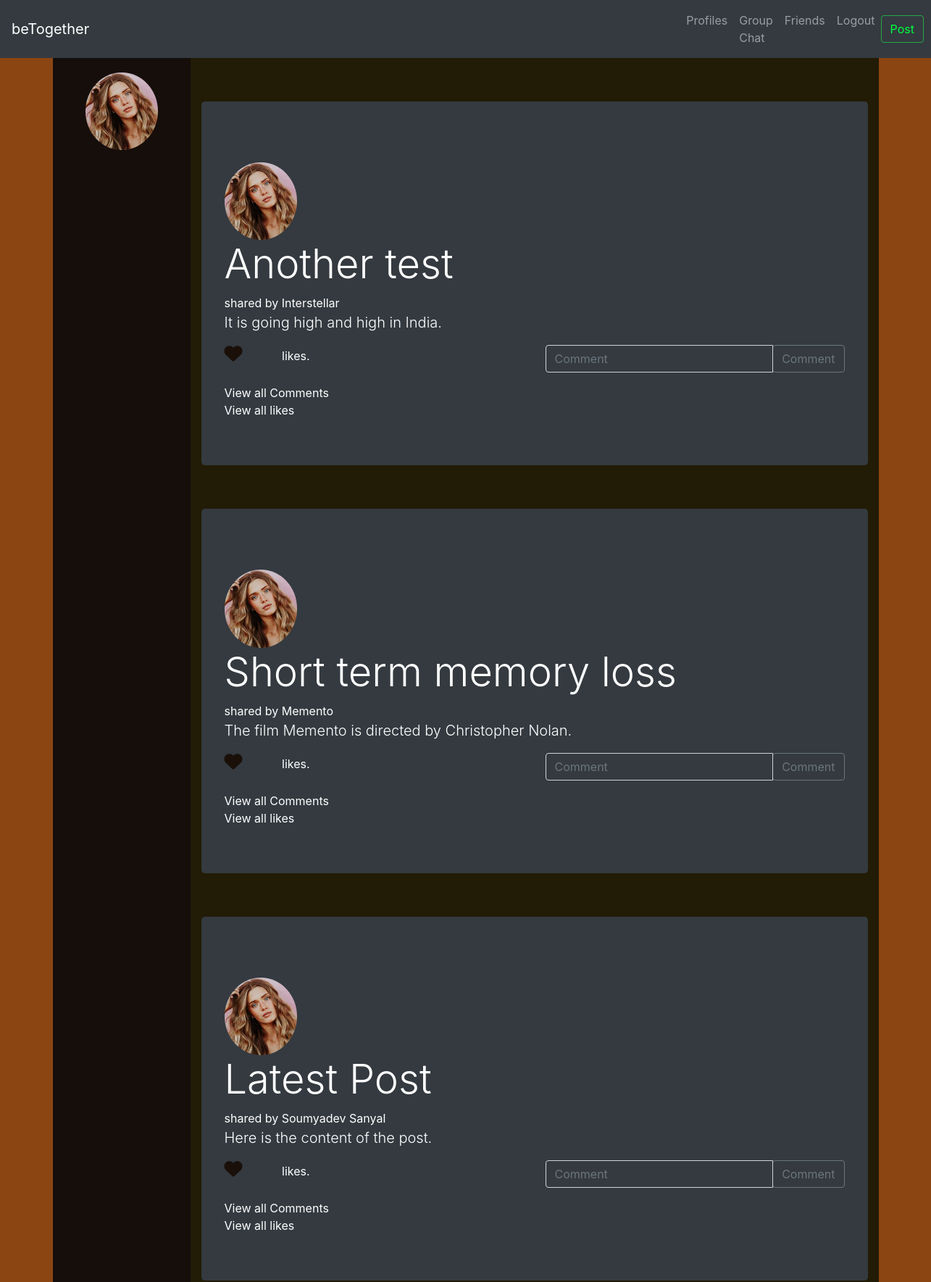
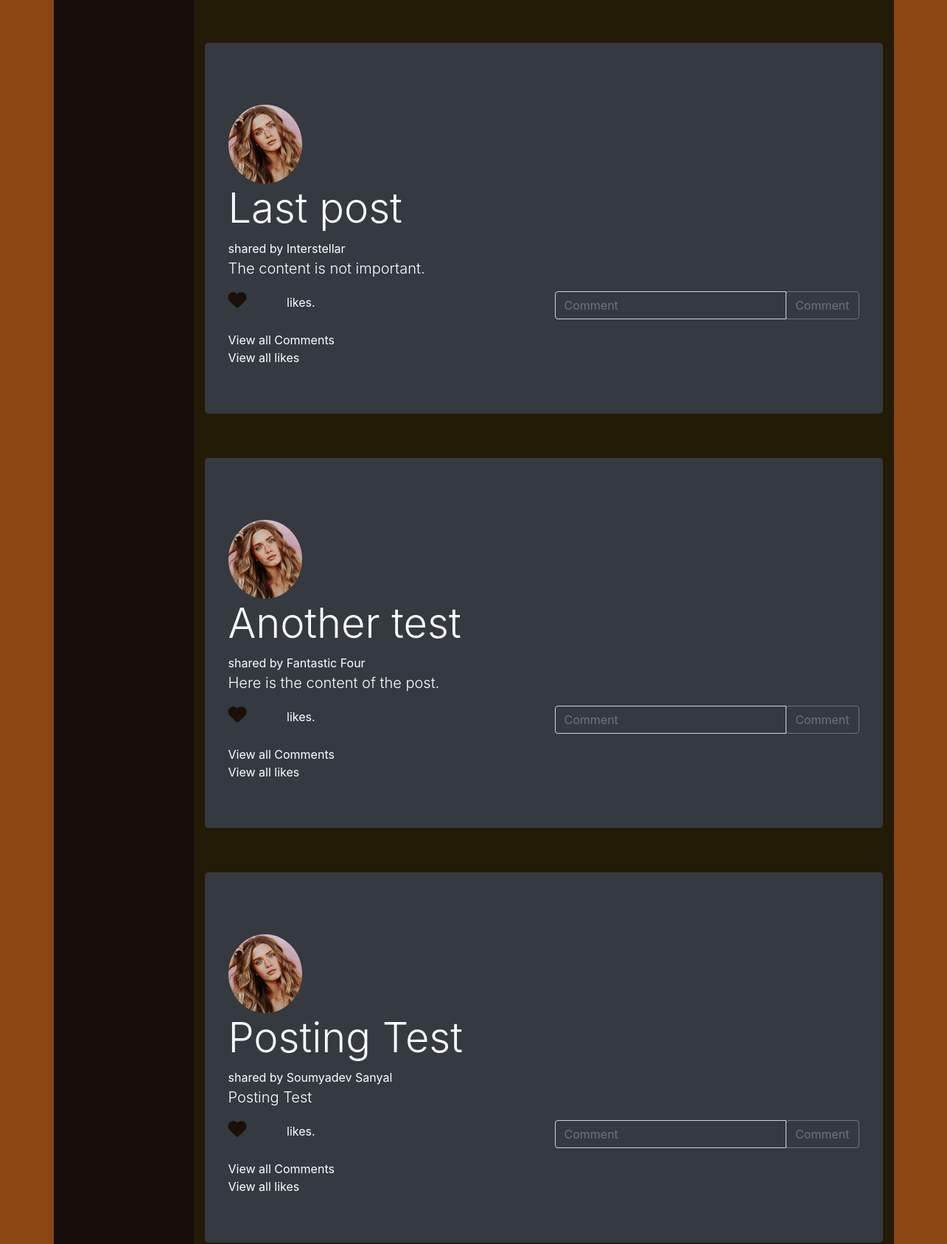
The app's page /newsfeed.php (upper part) with its own data (2 pictures, top to bottom).
### tables this page shows
CREATE TABLE `posts` (
  `id` int(255) NOT NULL,
  `Name` varchar(255) NOT NULL,
  `user_id` int(255) NOT NULL,
  `Content` text NOT NULL,
  `like` int(11) NOT NULL
);

CREATE TABLE `users` (
  `id` int(255) NOT NULL,
  `Name` varchar(255) NOT NULL,
  `Email` varchar(255) NOT NULL,
  `Password` varchar(255) NOT NULL
);

### newsfeed.php (the view, shortened to what this page needs)
<?php
$servername = "localhost";
$username = "root";
$password = "";
$dbname = "interstellar";
$conn = new mysqli($servername, $username, $password, $dbname);
$sql = "SELECT * FROM posts ORDER BY id DESC";
$result = $conn->query($sql);
?>
<!DOCTYPE html>
<html lang="en">
  <head>
    <link
      rel="stylesheet"
      href="https://stackpath.bootstrapcdn.com/bootstrap/4.4.1/css/bootstrap.min.css"
    />
    <link rel="stylesheet" href="newsfeed.css" />
  </head>
  <body>
    <nav class="navbar navbar-expand-lg navbar-dark bg-dark sticky-top">
      <a class="navbar-brand" href="#">beTogether</a>
      <div class="collapse navbar-collapse " id="navbarSupportedContent">
        <ul class="navbar-nav mr-auto" style="margin-left: 800px;">
          <li class="nav-item">
            <a class="nav-link" href="profiles.php">Profiles</a>
          </li>
          <li class="nav-item">
            <a class="nav-link" href="#">Group Chat</a>
          </li>
          <li class="nav-item">
            <a class="nav-link" href="friends.php">Friends</a>
          </li>
          <li class="nav-item">
            <a class="nav-link" href="logout_submit.php">Logout</a>
          </li>
        </ul>
        <form class="form-inline my-2 my-lg-0">
          <button class="btn btn-outline-success my-2 my-sm-0" type="submit">
            <a
              href="post_upload.php"
              style="text-decoration: none;color: rgb(0, 255, 64);"
              >Post</a
            >
          </button>
        </form>
      </div>
    </nav>
    <div class="container">
      <div class="row">
        <div
          class="col-2 text-center"
          style="background-color: rgb(22, 14, 11); "
        >
          <div class="sticky-top" style="height: 600px;">
            <img
              style="width: 100px;border-radius: 50%;margin-top: 20px;"
              src="hero-3.jpg"
              alt=""
            />
          </div>
        </div>
        <div
          class="col-10"
          style="background-color: rgb(34, 27, 6);color: #fff;"
        >
          <div style="margin-top: 60px;">
            <?php
            if ($result->num_rows > 0) {
        while($row = $result->fetch_assoc()) {
        $sql2 = "SELECT * FROM users WHERE id='$row[user_id]'";
        $result2 = $conn->query($sql2);
        $row2 = $result2->fetch_assoc();
        $cmd = "python count_like.py $row[id]";
        $count_like=shell_exec($cmd);
        echo "<div style='margin-top: 60px;'>
              <div class='jumbotron bg-dark'>
                <img
                  style='width: 100px;border-radius: 50%;margin-top: 20px;'
                  src='hero-3.jpg'
                  alt=''
                />
                <h1 class='display-4'>$row[Name]</h1> shared by $row2[Name]
                <p class='lead' style='width: 700px;'>
                  $row[Content]
                </p>
                <div class='row'>
                  <div class='col'>
                  <a href='like_done.php?post_id=$row[id]' class='fas fa-heart effect' style='font-size: 25px;margin-right: 50px;'></a>
                  $count_like likes.
                  </div>
                  <div class='col'>
                  <form action='comment_done.php' method='POST'>
                  <input type='number' name='post_id' value='$row[id]' hidden>
                    <div class='input-group mb-3'>
                      <input
                        type='text'
                        class='form-control  bg-dark'
                        placeholder='Comment'
                        aria-label='Recipients username'
                        aria-describedby='button-addon2'
                        name='coment_input'
                        required
                      />
                        <input
                          type='submit'
                          class='btn btn-outline-secondary input-group-append'
                          type='button'
                          id='button-addon2'
                          value='Comment'
                        >
                    </div></form>
                  </div>
                </div>
                <a href='comment.php?post_id=$row[id]' style='text-decoration: none; color: #fff;'
                  >View all Comments</a
                ><br>
                <a href='like.php?post_id=$row[id]' style='text-decoration: none; color: #fff;'
                  >View all likes</a
                >
              </div>
            </div>";
          }
      } else {
          echo "<h1>No Post. Be the first one to post anything.</h1>";
      }
            ?>
          </div>
        </div>
      </div>
    </div>
  </body>
</html>

### newsfeed.css (style rules this page uses)
body { background-color: saddlebrown; }
.effect { color: rgb(26, 16, 9); margin-right: 100px; transition: 0.5s; }

### records on screen
posts: Name "Another test", user.Name "Interstellar", Content "It is going high and high in India."
posts: Name "Short term memory loss", user.Name "Memento", Content "The film Memento is directed by Christopher Nolan."
posts: Name "Latest Post", user.Name "Soumyadev Sanyal", Content "Here is the content of the post."
posts: Name "Last post", user.Name "Interstellar", Content "The content is not important."
posts: Name "Another test", user.Name "Fantastic Four", Content "Here is the content of the post."
posts: Name "Posting Test", user.Name "Soumyadev Sanyal", Content "Posting Test"
